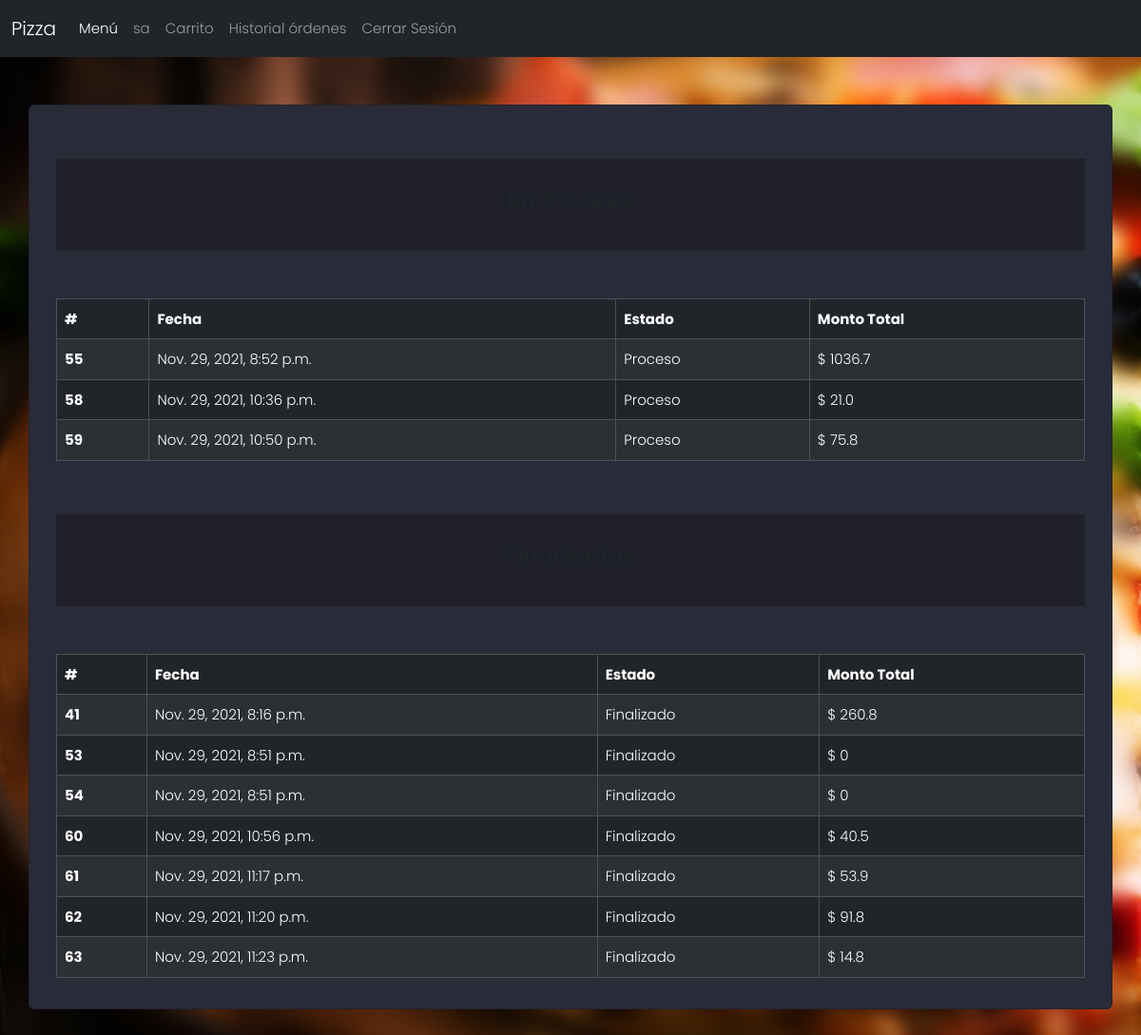
Page /history/ (signed in) on the committed database.
### orders/models.py (models this page shows, shortened)
class Orden(models.Model):
    total = models.FloatField(verbose_name="Monto Total Orden")
    fecha = models.DateTimeField(verbose_name="Fecha", default=datetime.now())
    idUSuario = models.ForeignKey(User, on_delete=models.SET_NULL, null=True, blank=True)
    estado = models.ForeignKey(Estado,  on_delete=models.SET_NULL, null=True, blank=True)

class Estado(models.Model):
    nombreEstado = models.CharField(verbose_name="Nombre Estado", max_length=25)

### orders/views.py (the view)
# urls.py: path('history/', views.history, name='history'),
def history(request):
    context = {
        'Proceso': Orden.objects.filter(idUSuario=request.user.id, estado=Estado.objects.get(id=2)),
        'Finalizadas': Orden.objects.filter(idUSuario=request.user.id, estado=Estado.objects.get(id=3))
    }
    return render(request, 'orders/history.html', context)

### orders/Templates/orders/history.html
{% extends 'base.html' %}
{% load django_bootstrap5 %}
{% load static %}
{% block head_css %}
    <link rel="stylesheet" href="{% static 'main.css' %}">
{% endblock %}
{% block main %}
<div class="section">
    <div class="container">
        <div class="row full-height justify-content-center">
            <div class="card" style="margin-top: 50px; margin-bottom: 50px;">
                <div class="card-body">
                    <div class="card-inner" style="margin-top: 40px; padding: 30px;">
                      <div class="row">
                        <h4 class="text-center">En Proceso</h4>
                      </div>
                    </div>
                    <div class="row" style="margin-top: 50px;">
                      <div class="table-responsive">
                        <table class="table table-dark table-striped table-hover table-bordered ">
                          <thead>
                            <tr>
                                <th scope="col">#</th>
                                <th scope="col">Fecha</th>
                                <th scope="col">Estado</th>
                                <th scope="col">Monto Total</th>
                            </tr>
                          </thead>
                          <tbody>
                            {% for item in Proceso %}
                            <tr>
                              <th scope="row">{{item.id}}</th>
                              <td>{{item.fecha}}</td>
                              <td>{{item.estado.nombreEstado}}</td>
                              <td>$ {{item.total|floatformat }}</td>
                            </tr>
                            {% endfor %}
                          </tbody>
                        </table>
                      </div>
                    </div>
                    <div class="card-inner" style="margin-top: 40px; padding: 30px;">
                        <div class="row">
                          <h4 class="text-center">Finalizadas</h4>
                        </div>
                      </div>
                      <div class="row" style="margin-top: 50px;">
                        <div class="table-responsive">
                          <table class="table table-dark table-striped table-hover table-bordered ">
                            <thead>
                              <tr>
                                <th scope="col">#</th>
                                <th scope="col">Fecha</th>
                                <th scope="col">Estado</th>
                                <th scope="col">Monto Total</th>
                              </tr>
                            </thead>
                            <tbody>
                                {% for item in Finalizadas %}
                                <tr>
                                  <th scope="row">{{item.id}}</th>
                                  <td>{{item.fecha}}</td>
                                  <td>{{item.estado.nombreEstado}}</td>
                                  <td>$ {{item.total|floatformat }}</td>
                                </tr>
                                {% endfor %}
                            </tbody>
                          </table>
                        </div>
                      </div>
                </div>
            </div>
        </div>
    </div>
</div>
{% endblock %}

### Templates/base.html (shortened to what this page needs)
{% load django_bootstrap5 %}
<!DOCTYPE html>
<html lang="es">
<head>
    <link rel="stylesheet" href="https://unicons.iconscout.com/release/v2.1.9/css/unicons.css">
    {% bootstrap_css %}
    {% block head_css %}
    {% endblock %}
</head>
<body>
    <nav class="navbar navbar-expand-lg navbar-dark bg-dark">
        <div class="container-fluid">
          <a class="navbar-brand" href="#">Pizza</a>
          <div class="collapse navbar-collapse" id="navbarSupportedContent">
            <ul class="navbar-nav me-auto mb-2 mb-lg-0">
              <li class="nav-item">
                <a class="nav-link active" aria-current="page" href="/">Menú</a>
              </li>
              {% if user.is_authenticated%}
              <li class="nav-item">
                <a class="nav-link">{{ user.username }}</a>
              </li>
              <li class="nav-item">
                <a class="nav-link" href="{% url 'profile' %}">Carrito</a>
              </li>
              <li class="nav-item">
                <a class="nav-link" href="{% url 'history' %}">Historial órdenes</a>
              </li>
              <li class="nav-item">
                <a class="nav-link" href="{% url 'logout' %}">Cerrar Sesión</a>
              </li>
              {% endif %}
            </ul>
          </div>
        </div>
      </nav>
    {% block main %}
    {% endblock %}
</body>
</html>

### static/main.css (style rules this page uses)
body { font-family: 'Poppins', sans-serif; font-weight: 300; font-size: 15px; line-height: 1.7; color: #fff; background: none; background-image: url(./img/bg.jpg); -webkit-backdrop-filter: blur(10px); backdrop-filter: blur(10px); overflow-x: hidden; }
.section { position: relative; width: 100%; display: block; }
.full-height { min-height: 100vh; }
.card { background-color: #2a2b38 !important; }
.card-inner { background-color: #1f2029 !important; }

### rows in the picture
Orden: id "55", fecha "Nov. 29, 2021, 8:52 p.m.", estado.nombreEstado "Proceso", total "1036.7"
Orden: id "58", fecha "Nov. 29, 2021, 10:36 p.m.", estado.nombreEstado "Proceso", total "21.0"
Orden: id "59", fecha "Nov. 29, 2021, 10:50 p.m.", estado.nombreEstado "Proceso", total "75.8"
Orden: id "41", fecha "Nov. 29, 2021, 8:16 p.m.", estado.nombreEstado "Finalizado", total "260.8"
Orden: id "53", fecha "Nov. 29, 2021, 8:51 p.m.", estado.nombreEstado "Finalizado", total "0"
Orden: id "54", fecha "Nov. 29, 2021, 8:51 p.m.", estado.nombreEstado "Finalizado", total "0"
Orden: id "60", fecha "Nov. 29, 2021, 10:56 p.m.", estado.nombreEstado "Finalizado", total "40.5"
Orden: id "61", fecha "Nov. 29, 2021, 11:17 p.m.", estado.nombreEstado "Finalizado", total "53.9"
Orden: id "62", fecha "Nov. 29, 2021, 11:20 p.m.", estado.nombreEstado "Finalizado", total "91.8"
Orden: id "63", fecha "Nov. 29, 2021, 11:23 p.m.", estado.nombreEstado "Finalizado", total "14.8"

### other values in the picture
{{ user.username }} "sa"
